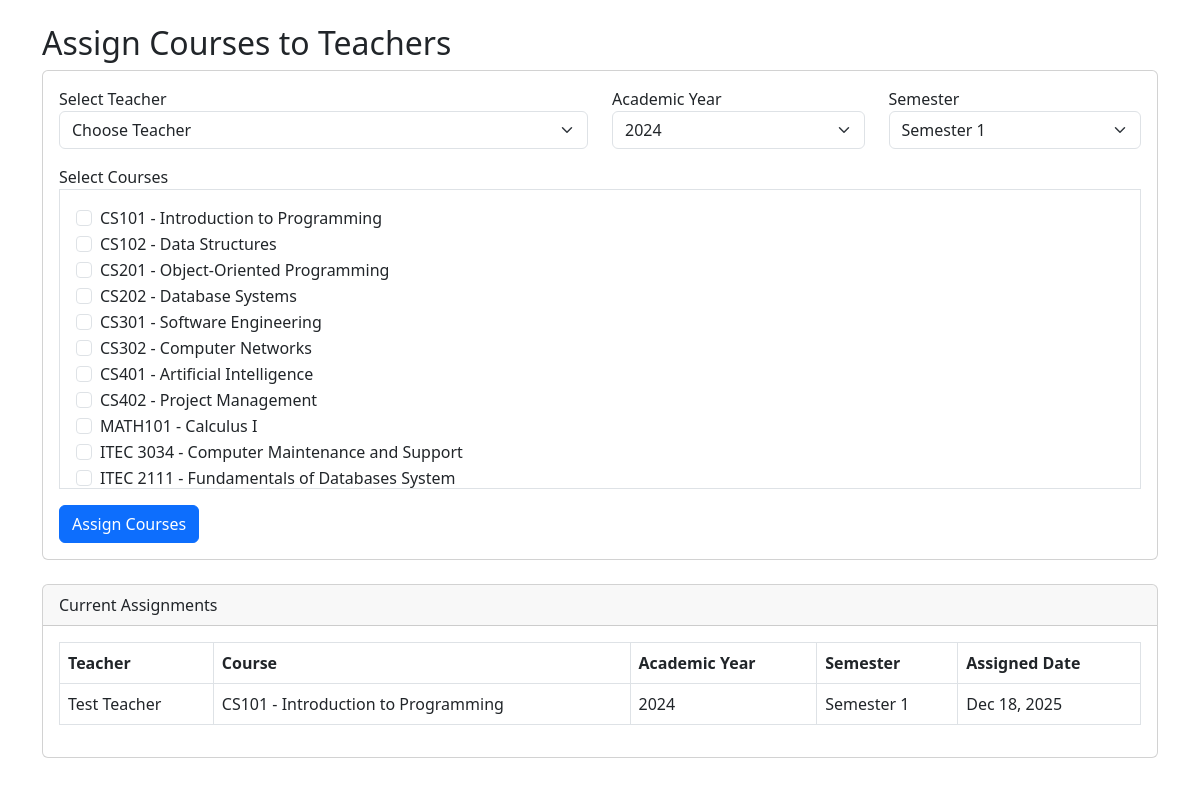
/admin/assign_courses.php (signed in), run on the app's committed database.
### tables this page shows
CREATE TABLE `courses` (
  `course_id` int(11) NOT NULL,
  `course_code` varchar(20) NOT NULL,
  `course_name` varchar(100) NOT NULL,
  `credit_hours` int(11) DEFAULT '3',
  `department_id` int(11) DEFAULT NULL,
  `semester` int(11) DEFAULT NULL,
  `year_of_study` int(11) DEFAULT NULL,
  `description` text,
  `created_by` int(11) DEFAULT NULL,
  `is_active` tinyint(1) DEFAULT '1',
  `created_at` timestamp NOT NULL DEFAULT CURRENT_TIMESTAMP,
  `updated_at` timestamp NOT NULL DEFAULT CURRENT_TIMESTAMP ON UPDATE CURRENT_TIMESTAMP
);

CREATE TABLE `course_assignments` (
  `assignment_id` int(11) NOT NULL,
  `course_id` int(11) NOT NULL,
  `teacher_id` int(11) NOT NULL,
  `academic_year` year(4) DEFAULT NULL,
  `semester` int(11) DEFAULT NULL,
  `is_active` tinyint(1) DEFAULT '1',
  `assigned_date` date DEFAULT NULL
);

CREATE TABLE `users` (
  `user_id` int(11) NOT NULL,
  `username` varchar(50) NOT NULL,
  `password` varchar(255) NOT NULL,
  `full_name` varchar(100) NOT NULL,
  `email` varchar(100) NOT NULL,
  `phone` varchar(20) DEFAULT NULL,
  `role` enum('admin','teacher','student','dean','registrar') DEFAULT 'teacher',
  `department_id` int(11) DEFAULT NULL,
  `profile_image` varchar(255) DEFAULT NULL,
  `is_active` tinyint(1) DEFAULT '1',
  `created_at` timestamp NOT NULL DEFAULT CURRENT_TIMESTAMP,
  `updated_at` timestamp NOT NULL DEFAULT CURRENT_TIMESTAMP ON UPDATE CURRENT_TIMESTAMP,
  `is_department_head` tinyint(1) DEFAULT '0'
);

### admin/assign_courses.php (the view, shortened to what this page needs)
<?php
include('../includes/auth.php');
$courses = $conn->query("SELECT course_id, course_code, course_name, department_id FROM courses WHERE is_active = 1");
?>
<!DOCTYPE html>
<html>
<head>
    <link href="https://cdn.jsdelivr.net/npm/bootstrap@5.3.0/dist/css/bootstrap.min.css" rel="stylesheet">
</head>
<body>
    <div class="container mt-4">
        <h2>Assign Courses to Teachers</h2>
        <div class="card">
            <div class="card-body">
                <form method="POST">
                    <div class="row">
                        <div class="col-md-6 mb-3">
                            <label>Select Teacher</label>
                            <select name="teacher_id" class="form-select" required onchange="loadTeacherCourses(this.value)">
                                <option value="">Choose Teacher</option>
                            </select>
                        </div>
                        <div class="col-md-3 mb-3">
                            <label>Academic Year</label>
                            <select name="academic_year" class="form-select" required>
                                <option value="2024">2024</option>
                            </select>
                        </div>
                        <div class="col-md-3 mb-3">
                            <label>Semester</label>
                            <select name="semester" class="form-select" required>
                                <option value="1">Semester 1</option>
                            </select>
                        </div>
                    </div>
                    <div class="mb-3">
                        <label>Select Courses</label>
                        <div id="coursesContainer" class="border p-3" style="max-height: 300px; overflow-y: auto;">
                            <?php while($course = $courses->fetch_assoc()): ?>
                            <div class="form-check">
                                <input class="form-check-input" type="checkbox" name="course_ids[]"
                                       value="<?= $course['course_id'] ?>" id="course_<?= $course['course_id'] ?>">
                                <label class="form-check-label" for="course_<?= $course['course_id'] ?>">
                                    <?= $course['course_code'] ?> - <?= $course['course_name'] ?>
                                </label>
                            </div>
                            <?php endwhile; ?>
                        </div>
                    </div>
                    <button type="submit" class="btn btn-primary">Assign Courses</button>
                </form>
            </div>
        </div>
        <div class="card mt-4">
            <div class="card-header">Current Assignments</div>
            <div class="card-body">
                <table class="table table-bordered">
                    <thead>
                        <tr>
                            <th>Teacher</th>
                            <th>Course</th>
                            <th>Academic Year</th>
                            <th>Semester</th>
                            <th>Assigned Date</th>
                        </tr>
                    </thead>
                    <tbody>
                        <?php
                        $assignments = $conn->query("
                            SELECT u.full_name as teacher, c.course_code, c.course_name,
                                   ca.academic_year, ca.semester, ca.assigned_date
                            FROM course_assignments ca
                            JOIN users u ON ca.teacher_id = u.user_id
                            JOIN courses c ON ca.course_id = c.course_id
                            ORDER BY ca.academic_year DESC, ca.semester DESC
                            LIMIT 20
                        ");
                        while($assign = $assignments->fetch_assoc()):
                        ?>
                        <tr>
                            <td><?= $assign['teacher'] ?></td>
                            <td><?= $assign['course_code'] ?> - <?= $assign['course_name'] ?></td>
                            <td><?= $assign['academic_year'] ?></td>
                            <td>Semester <?= $assign['semester'] ?></td>
                            <td><?= date('M d, Y', strtotime($assign['assigned_date'])) ?></td>
                        </tr>
                        <?php endwhile; ?>
                    </tbody>
                </table>
            </div>
        </div>
    </div>
</body>
</html>

### data on the page
courses: course_code "CS101", course_name "Introduction to Programming"
courses: course_code "CS102", course_name "Data Structures"
courses: course_code "CS201", course_name "Object-Oriented Programming"
courses: course_code "CS202", course_name "Database Systems"
courses: course_code "CS301", course_name "Software Engineering"
courses: course_code "CS302", course_name "Computer Networks"
courses: course_code "CS401", course_name "Artificial Intelligence"
courses: course_code "CS402", course_name "Project Management"
courses: course_code "MATH101", course_name "Calculus I"
courses: course_code "ITEC 3034", course_name "Computer Maintenance and Support"
courses: course_code "ITEC 2111", course_name "Fundamentals of Databases System"
course_assignments: teacher.full_name "Test Teacher", course.course_code "CS101", course.course_name "Introduction to Programming", academic_year "2024", semester "1", assigned_date "Dec 18, 2025"
